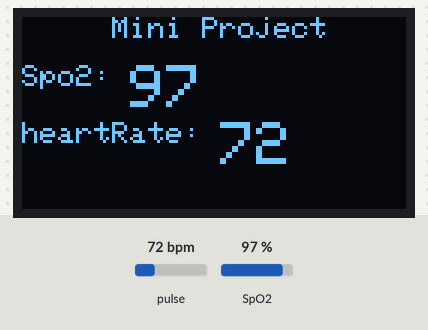
A sketch run on a simulated Arduino Uno, built with avr-gcc and run on an emulated ATmega328P. On the bench: 128×64 one-colour display. The inputs (shaded band) are chosen by the test bench; at power-on: pulse 72 bpm, SpO2 97 %. What the sketch prints to the serial monitor is not drawn.

Above: at 8.9 s.
9.0 s: pulse set to 42 bpm
At 12.8 s:
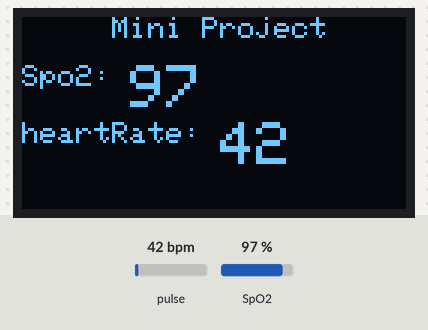
18.0 s: SpO2 set to 80 %
At 21.7 s:
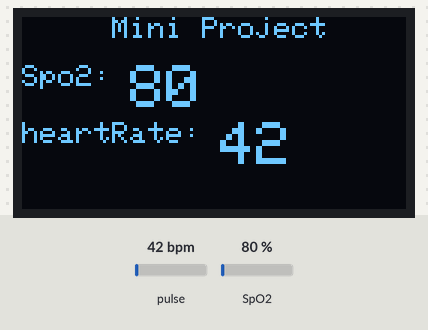
26.2 s: pulse set to 70 bpm
At 29.3 s:
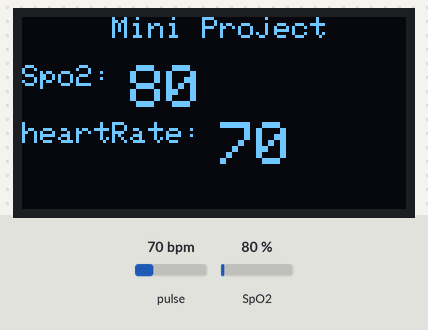
34.5 s: SpO2 set to 85 %
At 38.2 s:
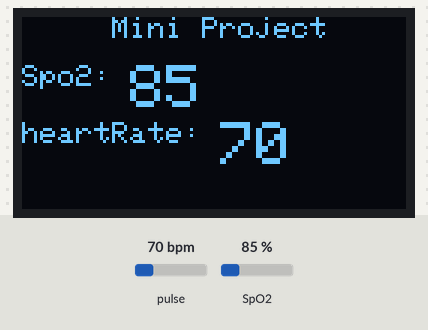
Timing chart, 0 to 39.7 s (numbered marks = the images above; inputs shaded):
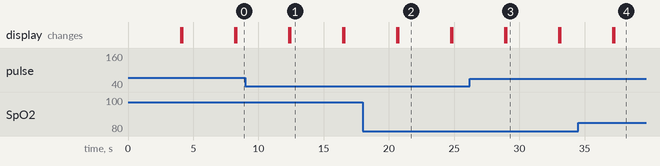

Measured:
- after the input at 9.0 s, the display: first differs from a run without the input after 3.4 s (image 1)
- after the input at 18.0 s, the display: first differs from a run without the input after 2.7 s (image 2)
- after the input at 26.2 s, the display: first differs from a run without the input after 2.8 s (image 3)
- after the input at 34.5 s, the display: first differs from a run without the input after 2.8 s (image 4)
- what the display in image 1 shows lasts 4.1 s, from 12.4 s to 16.5 s

The sketch:

SPo2_OLED.ino
```cpp
/*
 * DIY Pulse Oximeter
 * Author: ItzzInfinity                                                                                                       // Add your name here
 * Date: 26/11/24                                                                                                              // Add the creation date here
 *
 * Description: This program utilizes the MAX30102 pulse oximeter sensor, an ESP8266 microcontroller,
 * and an SSD1306 OLED display to create a simple pulse oximeter. The device measures heart rate
 * and blood oxygen saturation (SpO2) levels and displays them on the OLED screen.
 *
 * Libraries Used:
 * - DFRobot_MAX30102: Library for interfacing with the MAX30102 sensor.
 * - Wire: Library for I2C communication.
 * - Adafruit_GFX and Adafruit_SSD1306: Libraries for controlling the SSD1306 OLED display.
 */

// Include required libraries
#include <DFRobot_MAX30102.h>
#include <Wire.h>
#include <Adafruit_GFX.h>
#include <Adafruit_SSD1306.h>

// Sensor and Display Configuration
DFRobot_MAX30102 particleSensor;                                                                                             // Initialize the MAX30102 sensor
#define SCREEN_WIDTH 128                                                                                                     // OLED display width, in pixels
#define SCREEN_HEIGHT 64                                                                                                     // OLED display height, in pixels
#define OLED_RESET     -1                                                                                                    // Reset pin for the OLED (-1 if using Arduino reset)
#define SCREEN_ADDRESS 0x3C                                                                                                 // I2C address for the OLED display (0x3C for 128x64)
Adafruit_SSD1306 display(SCREEN_WIDTH, SCREEN_HEIGHT, &Wire, OLED_RESET);                                                   // Create SSD1306 display object

// Global Variables
int32_t SPO2;                                                                                                               // SpO2 (Blood Oxygen Saturation)
int8_t SPO2Valid;                                                                                                           // Flag indicating validity of SpO2 calculation
int32_t heartRate;                                                                                                          // Heart Rate
int8_t heartRateValid;                                                                                                      // Flag indicating validity of Heart Rate calculation

void setup() {
  // Initialize serial communication
  Serial.begin(115200);

  // Initialize the OLED display
  if (!display.begin(SSD1306_SWITCHCAPVCC, SCREEN_ADDRESS)) {                                                               // Start the OLED display
    Serial.println(F("SSD1306 allocation failed"));                                                                         // Error message if display initialization fails
    for (;;) ;                                                                                                              // Halt execution
  }
  display.clearDisplay();                                                                                                   // Clear the display

  // Initialize the MAX30102 sensor
  while (!particleSensor.begin()) {
    Serial.println("MAX30102 was not found");                                                                               // Error message if sensor initialization fails
    delay(1000);                                                                                                            // Retry every second
  }

  // Configure the MAX30102 sensor
  particleSensor.sensorConfiguration(
    /*ledBrightness=*/60,                                                                                                   // LED brightness
    /*sampleAverage=*/SAMPLEAVG_8,                                                                                          // Average samples
    /*ledMode=*/MODE_MULTILED,                                                                                              // Multi-LED mode
    /*sampleRate=*/SAMPLERATE_400,                                                                                          // Sample rate of 400 Hz
    /*pulseWidth=*/PULSEWIDTH_411,                                                                                          // Pulse width of 411 us
    /*adcRange=*/ADCRANGE_16384                                                                                             // ADC range of 16384
  );
}

void loop() {
  // Notify user to wait
  //  Serial.println(F("Wait about four seconds"));

  // Retrieve heart rate and SpO2 data from the MAX30102 sensor
  particleSensor.heartrateAndOxygenSaturation(
    /**SPO2=*/&SPO2,
    /**SPO2Valid=*/&SPO2Valid,
    /**heartRate=*/&heartRate,
    /**heartRateValid=*/&heartRateValid);

  // Display data on the serial monitor
  Serial.print(F("heartRate="));
  Serial.print(heartRate, DEC);
  Serial.print(F(", heartRateValid="));
  Serial.print(heartRateValid, DEC);
  Serial.print(F("; SPO2="));
  Serial.print(SPO2, DEC);
  Serial.print(F(", SPO2Valid="));
  Serial.println(SPO2Valid, DEC);

  // Clear the OLED display
  display.clearDisplay();

  // Display project title
  display.setTextSize(1);                                                                                                   // Set text size to small
  display.setTextColor(SSD1306_WHITE);                                                                                      // Set text color
  display.setCursor(0, 0);                                                                                                  // Set cursor position
  display.print("     Mini Project");
  display.display();

  // Display SpO2 value
  display.setCursor(0, 16);                                                                                                // Set cursor for SpO2 display
  display.print("Spo2: ");
  display.display();

  if (!SPO2Valid) {
    display.setTextSize(2);                                                                                                // Display invalid SpO2 as '--'
    display.print("--");
    display.display();
  } else {
    display.setTextSize(2);                                                                                                // Display valid SpO2 value
    display.print(SPO2, DEC);
    display.display();
  }

  // Display heart rate
  display.setCursor(0, 35);                                                                                                // Set cursor for heart rate display
  display.setTextSize(1);
  display.print(F("heartRate: "));
  display.display();

  if (!heartRateValid) {
    display.setTextSize(2);                                                                                                // Display invalid heart rate as '--'
    display.print("--");
    display.display();
  } else {
    display.setTextSize(2);                                                                                                // Display valid heart rate value
    display.print(heartRate, DEC);
    display.display();
  }

                                                                                                                           // Prompt user to place finger if both measurements are invalid
  if (!heartRateValid && !SPO2Valid) {
    display.setCursor(0, 50);
    display.setTextSize(1);
    display.print("Place your Finger");
    display.display();
  }
}
```
